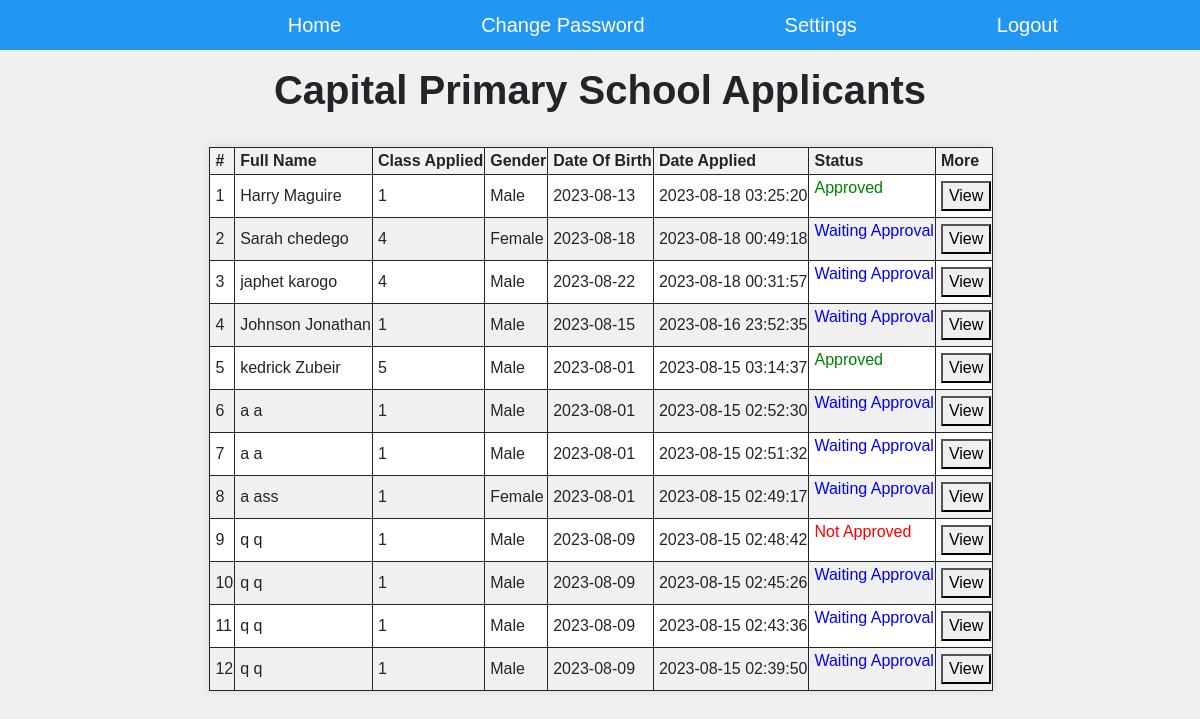
Screenshot of /admin/view_applicants.php with the database file from the repository.
### tables this page shows
CREATE TABLE `apply` (
  `Student_Id` int(11) NOT NULL,
  `First_Name` varchar(225) NOT NULL,
  `Middle_Name` varchar(225) NOT NULL,
  `Surname` varchar(225) NOT NULL,
  `Date_Of_Birth` varchar(225) NOT NULL,
  `Gender` varchar(225) NOT NULL,
  `Religion` varchar(225) NOT NULL,
  `Home_Address` varchar(225) NOT NULL,
  `Nationality` varchar(225) NOT NULL,
  `Parent_FName` varchar(225) NOT NULL,
  `Parent_LName` varchar(225) NOT NULL,
  `Relationship` varchar(225) NOT NULL,
  `pHome_Address` varchar(225) NOT NULL,
  `Occupation` varchar(225) NOT NULL,
  `Work_Address` varchar(225) NOT NULL,
  `Telephone` varchar(225) NOT NULL,
  `Email` varchar(225) NOT NULL,
  `Level_Applied` int(11) NOT NULL,
  `School_Transport` varchar(225) NOT NULL,
  `Current_Attending` varchar(225) NOT NULL,
  `School_Attending` varchar(225) NOT NULL,
  `Address_Attending` varchar(225) NOT NULL,
  `Level_Attending` int(10) NOT NULL,
  `Disability` varchar(225) NOT NULL,
  `Disability_Name` varchar(225) NOT NULL,
  `Disability_Description` varchar(225) NOT NULL,
  `Date_Applied` datetime NOT NULL DEFAULT current_timestamp(),
  `Status` int(11) DEFAULT 0
);

### admin/view_applicants.php (the view, shortened to what this page needs)
<?php
include('../config.php');
?>
<!DOCTYPE html>
<html lang="en">
<head>
    <link rel="stylesheet" href="../vendors/css/bootstrap.min.css">
</head>
<body>
    <header>
        <nav>
            <ul class="nav-bar" id="menu">
                <li class="nav-items"><a href="dashboard.php">Home</a></li>
                <li class="nav-items"><a href="change-password.php">Change Password</a></li>
                <li class="nav-items"><a href="#">Settings</a></li>
                <li class="nav-items"><a href="logout.php">Logout</a></li>
            </ul>
        </nav>
        <div>
            <h1>Capital Primary School Applicants</h1>
        </div>
    </header>
    <section>
        <div class="container table_details">
            <table>
                <thead>
                    <tr>
                        <th>#</th>
                        <th>Full Name</th>
                        <th>Class Applied</th>
                        <th>Gender</th>
                        <th>Date Of Birth</th>
                        <th>Date Applied</th>
                        <th>Status</th>
                        <th>More</th>
                    </tr>
                </thead>
                <tbody>
                <?php
                $sql = "SELECT * FROM apply ORDER BY  Date_Applied DESC";
                $results = mysqli_query($connection, $sql);
                $index = 1;
                if (mysqli_num_rows($results)) {
                    foreach ($results as $result) {
                            $firstName = $result['First_Name'];
                            $surname = $result['Surname'];
                            $dateOfBirth = $result['Date_Of_Birth'];
                            $gender = $result['Gender'];
                            $levelApplied = $result['Level_Applied'];
                            $dateApplied = $result['Date_Applied'];
                            $student_id = $result['Student_Id'];
                            $status = $result['Status'];
                ?>
                        <tr>
                            <td><?php echo "$index" ?></td>
                            <td><?php echo "$firstName $surname" ?></td>
                            <td><?php echo "$levelApplied" ?></td>
                            <td><?php echo "$gender" ?></td>
                            <td><?php echo "$dateOfBirth" ?></td>
                            <td><?php echo "$dateApplied" ?></td>
                            <td><?php
                            if($status == 0){
                                echo '<p style="color: blue">Waiting Approval</p>';
                            }
                            elseif($status == 1){
                                echo '<p style="color: green">Approved</p>';
                            }
                            else{
                                echo '<p style="color: red">Not Approved</p>';
                            }
                            ?>
                            <td><a href="view-more.php?student_id=<?php echo $student_id ?>"><button>View</button></a></td>
                        </tr>
                <?php
                        $index++;
                    }
                }
                ?>
                </tbody>
            </table>
        </div>
    </section>
</body>
</html>

### admin/view_applicants.php (style rules this page uses)
body { font-family: Arial, sans-serif; margin: 0; padding: 0; min-height: 100vh; background-color: #f0f0f0; }
h1 { font-weight: bold; text-align: center; }
.nav-bar { list-style: none; display: flex; justify-content: right; background-color: #2196f3; padding: 10px 12px; }
.nav-items a { text-decoration: none; font-size: 20px; color: #fff; padding: 10px; margin-right: 120px; }
td, th { border: solid 1px; margin:3% 4%; text-align: left; padding-left: 5px; }
table { border-collapse: collapse; background-color: #fff; box-shadow: 0px 0px 10px rgba(0, 0, 0, 0.1); margin-left: 15%; margin-top: 3%; }
th { background-color: #f2f2f2; }
tr:nth-child(even) { background-color: #f0f0f0; }
.table_details { text-align: center; }

### rows the page displays
apply: First_Name "Harry", Surname "Maguire", Level_Applied "1", Gender "Male", Date_Of_Birth "2023-08-13", Date_Applied "2023-08-18 03:25:20", Status "Approved"
apply: First_Name "Sarah", Surname "chedego", Level_Applied "4", Gender "Female", Date_Of_Birth "2023-08-18", Date_Applied "2023-08-18 00:49:18", Status "Waiting Approval"
apply: First_Name "japhet", Surname "karogo", Level_Applied "4", Gender "Male", Date_Of_Birth "2023-08-22", Date_Applied "2023-08-18 00:31:57", Status "Waiting Approval"
apply: First_Name "Johnson", Surname "Jonathan", Level_Applied "1", Gender "Male", Date_Of_Birth "2023-08-15", Date_Applied "2023-08-16 23:52:35", Status "Waiting Approval"
apply: First_Name "kedrick", Surname "Zubeir", Level_Applied "5", Gender "Male", Date_Of_Birth "2023-08-01", Date_Applied "2023-08-15 03:14:37", Status "Approved"
apply: First_Name "a", Surname "a", Level_Applied "1", Gender "Male", Date_Of_Birth "2023-08-01", Date_Applied "2023-08-15 02:52:30", Status "Waiting Approval"
apply: First_Name "a", Surname "a", Level_Applied "1", Gender "Male", Date_Of_Birth "2023-08-01", Date_Applied "2023-08-15 02:51:32", Status "Waiting Approval"
apply: First_Name "a", Surname "ass", Level_Applied "1", Gender "Female", Date_Of_Birth "2023-08-01", Date_Applied "2023-08-15 02:49:17", Status "Waiting Approval"
apply: First_Name "q", Surname "q", Level_Applied "1", Gender "Male", Date_Of_Birth "2023-08-09", Date_Applied "2023-08-15 02:48:42", Status "Not Approved"
apply: First_Name "q", Surname "q", Level_Applied "1", Gender "Male", Date_Of_Birth "2023-08-09", Date_Applied "2023-08-15 02:45:26", Status "Waiting Approval"
apply: First_Name "q", Surname "q", Level_Applied "1", Gender "Male", Date_Of_Birth "2023-08-09", Date_Applied "2023-08-15 02:43:36", Status "Waiting Approval"
apply: First_Name "q", Surname "q", Level_Applied "1", Gender "Male", Date_Of_Birth "2023-08-09", Date_Applied "2023-08-15 02:39:50", Status "Waiting Approval"
